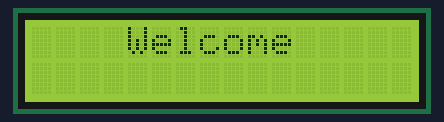
Bench run of a sketch on a simulated Arduino Uno, built with avr-gcc and run on an emulated ATmega328P. Shown: 16×2 character LCD.

Above: at 0.1 s.
At 2.45 s:
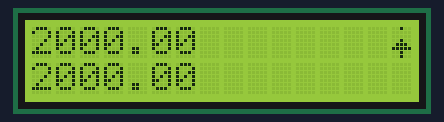
At 10.25 s:
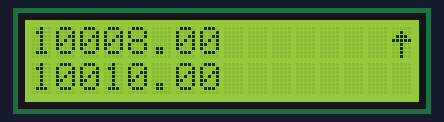
At 19.55 s:
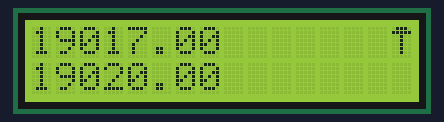
At 27.65 s:
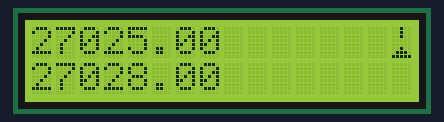
At 37.87 s:
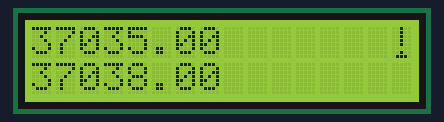

The sketch:

liquid_crystal.ino
```cpp
// include the library code:
#include <LiquidCrystal.h>

// initialize the library by associating any needed LCD interface pin
// with the arduino pin number it is connected to
const int rs = 7, en = 6, d4 = 5, d5 = 4, d6 = 3, d7 = 2;
LiquidCrystal lcd(rs, en, d4, d5, d6, d7);
// LiquidCrystal lcd(12, 11, 10, 9, 8, 7);

int initialDelay = 2000;
char *welcomeMessage = "Welcome";

float oneSec = initialDelay;
float twoSec = initialDelay;
float threeSec = initialDelay;
int num = 0;

byte loading_a[] = {
  B00100,
  B00100,
  B00100,
  B00000,
  B00000,
  B00100,
  B01110,
  B11111
};
byte loading_b[8] = {
  B00100,
  B00000,
  B00000,
  B00100,
  B01110,
  B11111,
  B00100,
  B00100
};
byte loading_c[8] = {
  B00000,
  B00100,
  B01110,
  B11111,
  B00100,
  B00100,
  B00100,
  B00100
};
byte loading_d[8] = {
  B01110,
  B11111,
  B00100,
  B00100,
  B00100,
  B00100,
  B00100,
  B00000
};
byte loading_e[8] = {
  B00100,
  B00100,
  B00100,
  B00100,
  B00100,
  B00000,
  B00100,
  B01110
};

void setup()
{
  lcd.begin(16, 2);
  lcd.createChar(0, loading_a);
  lcd.createChar(1, loading_b);
  lcd.createChar(2, loading_c);
  lcd.createChar(3, loading_d);
  lcd.createChar(4, loading_e);
  lcd.setCursor((16 - strlen(welcomeMessage)) / 2, 0);
  lcd.print(welcomeMessage);
  delay(1000);
  lcd.clear();
}

void loop()
{
  if (oneSec <= millis())
  {
    lcd.setCursor(0, 0);
    lcd.print(oneSec);
    oneSec = millis() + 1000;
  }

  if (twoSec <= millis())
  {
    lcd.setCursor(0, 1);
    lcd.print(twoSec);
    twoSec = millis() + 1000;
  }

  if (threeSec <= millis())
  {
    if (num == 5)
    {
      num = 0;
    }
    // for (int i = 0; i < 2; i++)
    // {
    //   for (int j = 0; j < 7; j++)
    //   {
    //     lcd.setCursor(15 - j, 0 - i);
    //   }
    // }
    lcd.setCursor(15, 0);
    lcd.write(num);
    num++;
    threeSec = millis() + 300;
  }
}
```
